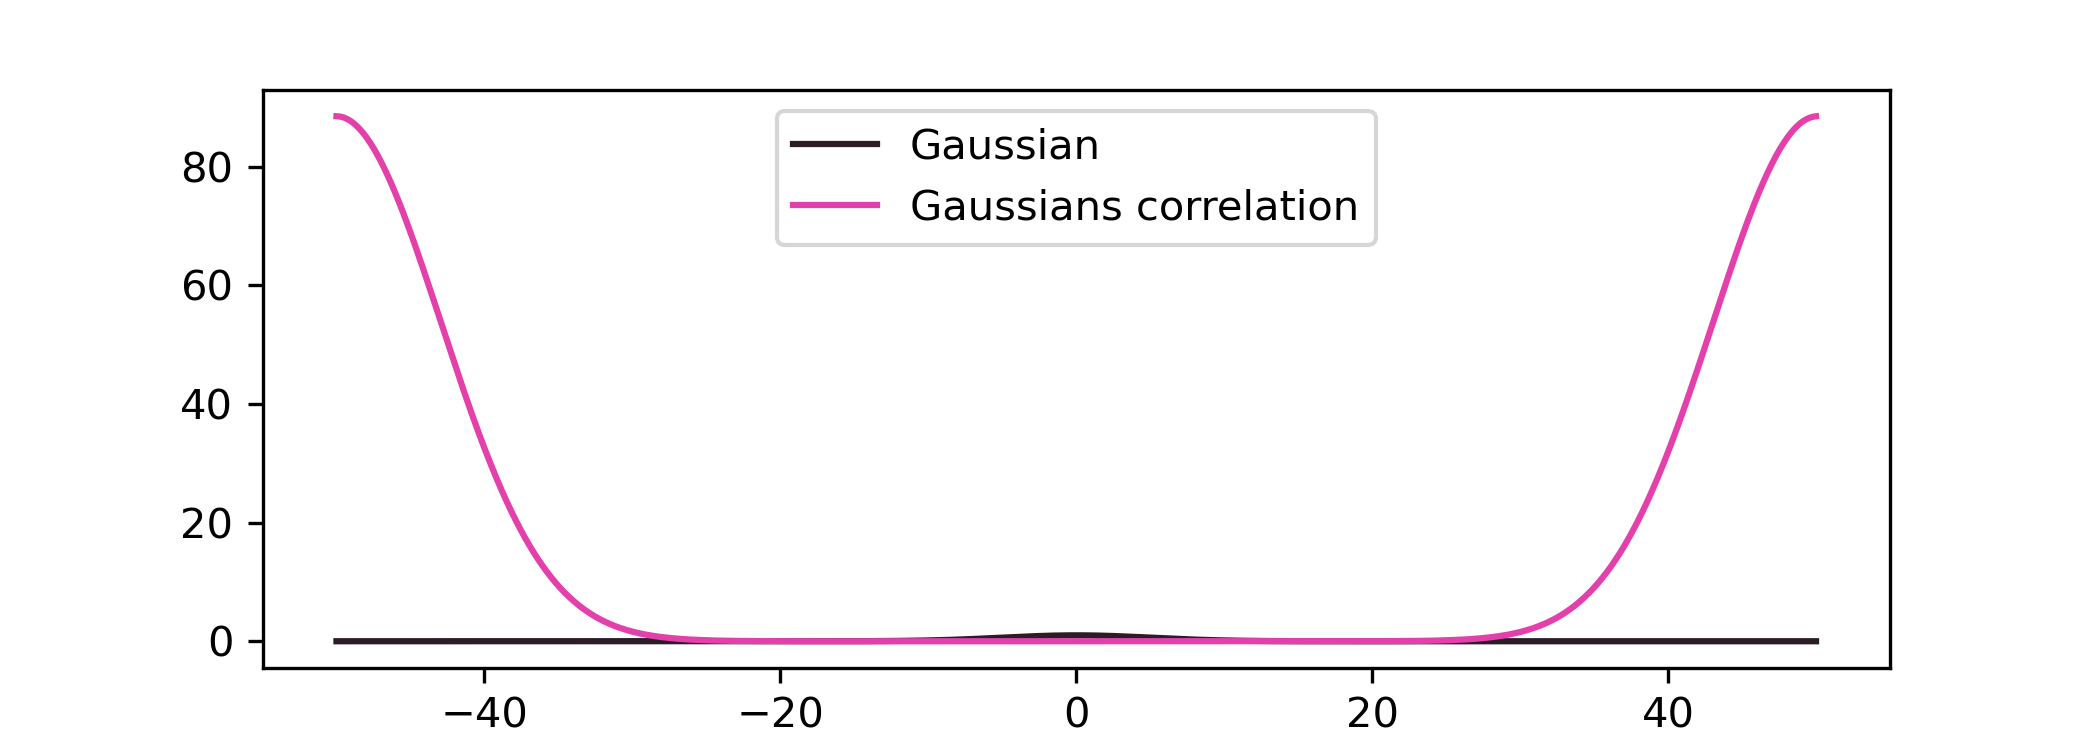

Recreate this plot in Python.
#!/usr/bin/env python3
# -*- coding: utf-8 -*-
"""
Created on Wed Nov  4 18:57:31 2020

@author: fernandacristina
"""

import numpy as np
import matplotlib.pyplot as plt

def corr_fun(f, g):
    return np.fft.irfft( np.fft.rfft(f) * np.conj(np.fft.rfft(g)) )

def gaussian(x, sigma):
    return np.exp( -0.5*x**2/sigma**2 )

    
x = np.linspace(-50,50,1000)
gauss = gaussian(x,5)
corr_gauss = corr_fun(gauss, gauss)

plt.figure(figsize=(7,2.5))
P1 = plt.plot()
plt.plot(x,gauss,       color='#2b1d26')
plt.plot(x,corr_gauss, color='#e340ab')
plt.legend(['Gaussian','Gaussians correlation'], loc='upper center', fontsize=10)
# plt.savefig('PS4_P2.png',dpi=300)

